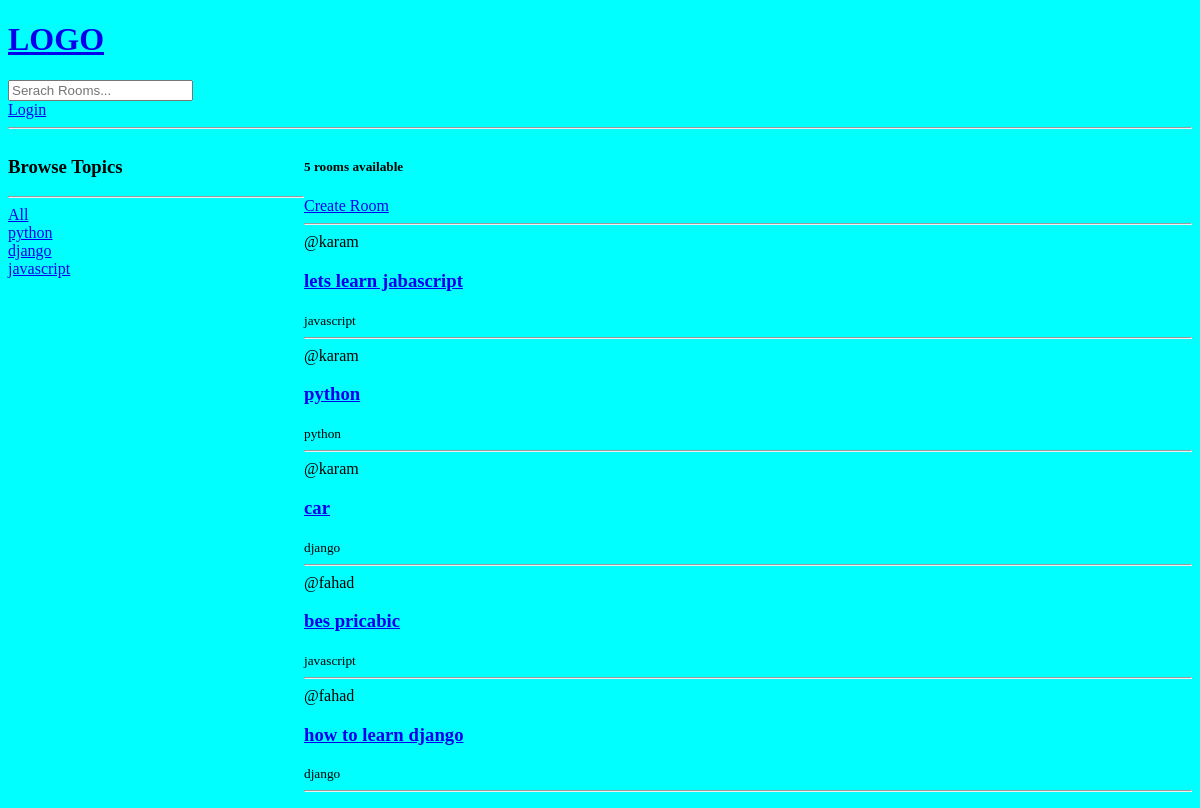
Before: / with the older database file.
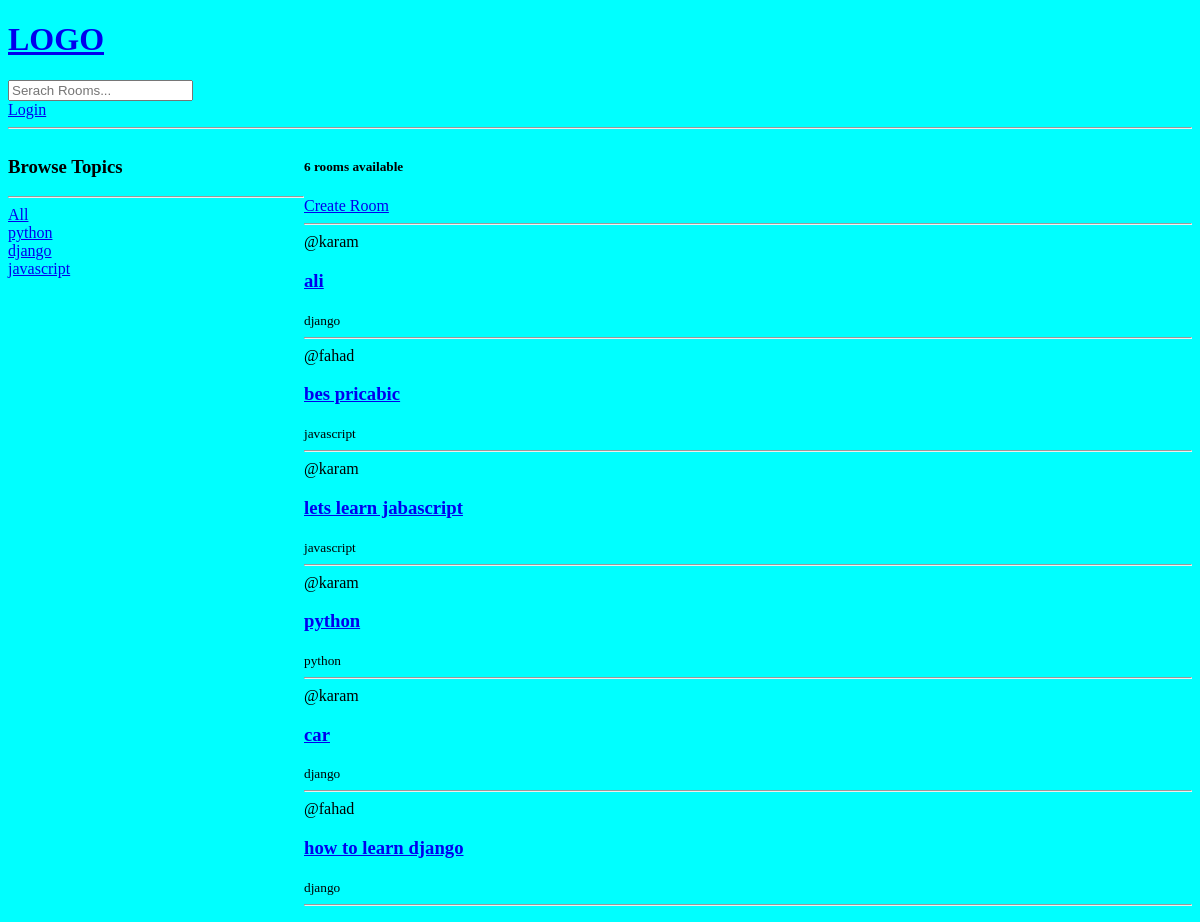
After: the same page with the newer database file.
### base/models.py (models this page shows, shortened)
class Topic(models.Model):
    name = models.CharField(max_length=200)
    def __str__(self):
        return self.name

class Room(models.Model):
    host = models.ForeignKey(User, on_delete=models.SET_NULL, null=True)
    topic = models.ForeignKey(Topic, on_delete=models.SET_NULL, null=True)
    name = models.CharField(max_length=200)
    description = models.TextField(null=True, blank=True)
    participants = models.ManyToManyField(
        User, related_name='participants', blank=True)
    updated = models.DateTimeField(auto_now=True)
    created = models.DateTimeField(auto_now_add=True)
    class Meta:
        ordering = ['-updated', '-created']

### base/views.py (the view)
# urls.py: path('', views.home, name="home"),
def home(request):
    q = request.GET.get('q') if request.GET.get('q') != None else ''
    rooms = Room.objects.filter(
        Q(topic__name__icontains=q) |
        Q(name__icontains=q) |
        Q(description__icontains=q)
    )
    topics = Topic.objects.all()
    room_count = rooms.count()
    room_messages = Message.objects.filter(Q(room__topic__name__icontains=q))
    contxt = {
        "rooms": rooms,
        "topics": topics,
        "room_count": room_count,
        "room_messages": room_messages
    }
    return render(request, "base/home.html", contxt)

### base/templates/base/home.html (shortened to what this page needs)
{% extends 'main.html' %}
{% block content %}
<div class="home-container">
    <div>
        <h3>Browse Topics</h3>
        <hr>
        <div>
            <a href="{% url 'home'  %}">All</a>
        </div>
        {% for topic in topics %}
        <div>
            <a href="{% url 'home'  %}?q={{topic.name}}">{{ topic }}</a>
        </div>
        {% endfor %}
    </div>
    <div>
        <h5>{{ room_count }} rooms available</h5>
        <a href="{% url 'create_room' %}">Create Room</a>
        <hr>
        <div>
            {% for room in rooms %}
            <div>
                <span>@{{room.host.username}}</span>
                <h3><a href="{% url 'room' room.id %}">{{ room.name }}</a></h3>
                <small>{{room.topic.name}}</small>
                <hr>
            </div>
            {% endfor %}
        </div>
    </div>
</div>
{% endblock %}

Changed rows visible on the page:
added Room: host.username "karam", name "ali", topic.name "django"
changed Room "bes pricabic": moves up the list
Other visible differences:
{{ room_count }}: "5" → "6"
